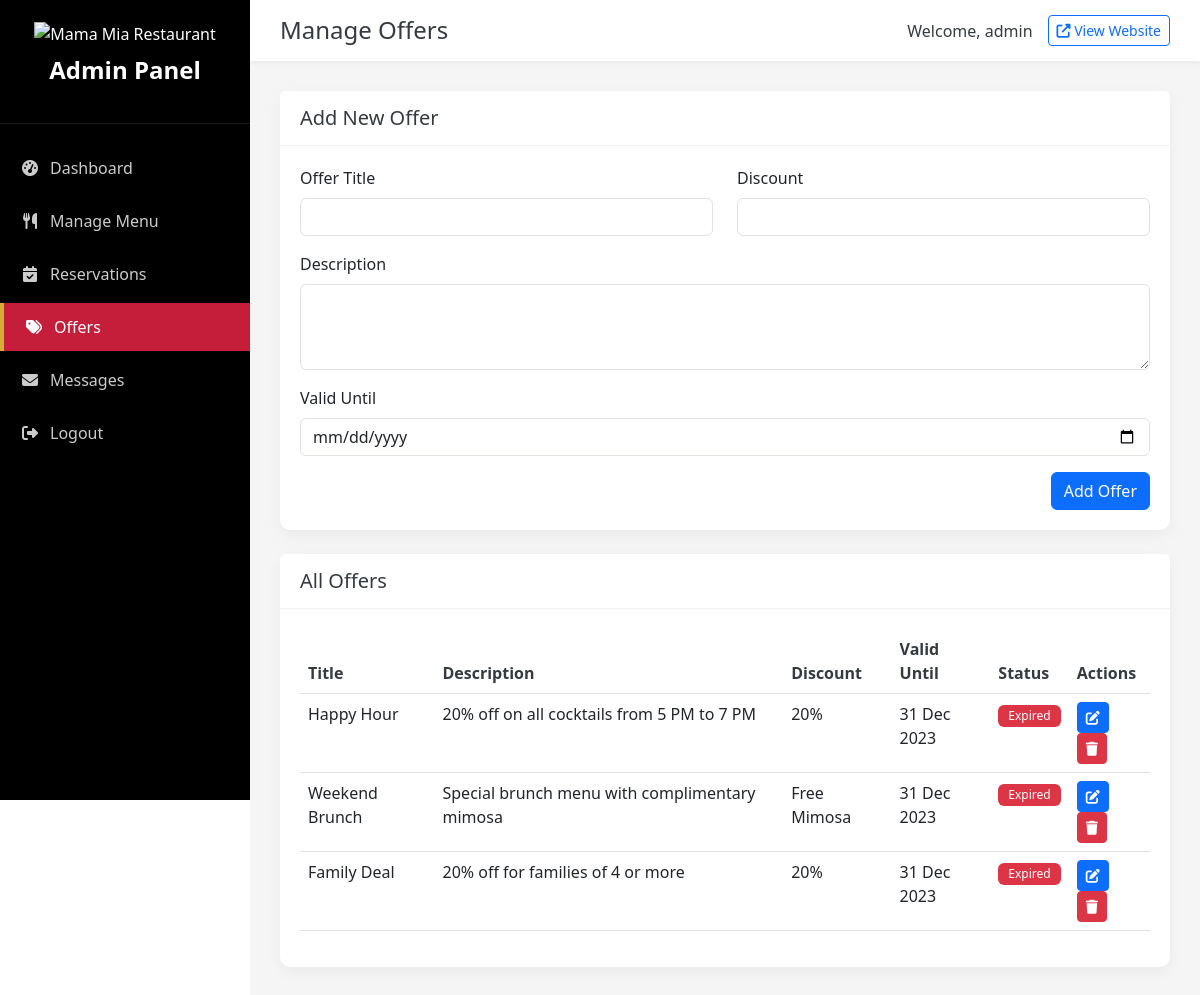
The app's page /admin/manage_offers.php (signed in) with its own data.
### tables this page shows
CREATE TABLE offers (
    id INT(11) AUTO_INCREMENT PRIMARY KEY,
    title VARCHAR(100) NOT NULL,
    description TEXT NOT NULL,
    discount VARCHAR(50) NOT NULL,
    valid_till DATE NOT NULL
);

### admin/manage_offers.php (the view, shortened to what this page needs)
<?php
require_once '../includes/db.php';
$offers_query = "SELECT * FROM offers ORDER BY valid_till DESC";
$offers_result = $conn->query($offers_query);
$edit_offer = null;
?>
<!DOCTYPE html>
<html lang="en">
<head>
    <link href="https://cdn.jsdelivr.net/npm/bootstrap@5.3.0/dist/css/bootstrap.min.css" rel="stylesheet">
    <link rel="stylesheet" href="https://cdnjs.cloudflare.com/ajax/libs/font-awesome/6.4.0/css/all.min.css">
    <link rel="stylesheet" href="../assets/css/admin.css">
</head>
<body>
    <div class="admin-container">
        <div class="admin-sidebar">
            <div class="sidebar-header">
                <img src="../assets/images/logo.png" alt="Mama Mia Restaurant" height="40">
                <h4>Admin Panel</h4>
            </div>
            <ul class="sidebar-menu">
                <li>
                    <a href="dashboard.php">
                        <i class="fas fa-tachometer-alt"></i>
                        <span>Dashboard</span>
                    </a>
                </li>
                <li>
                    <a href="manage_menu.php">
                        <i class="fas fa-utensils"></i>
                        <span>Manage Menu</span>
                    </a>
                </li>
                <li>
                    <a href="manage_reservations.php">
                        <i class="fas fa-calendar-check"></i>
                        <span>Reservations</span>
                    </a>
                </li>
                <li class="active">
                    <a href="manage_offers.php">
                        <i class="fas fa-tags"></i>
                        <span>Offers</span>
                    </a>
                </li>
                <li>
                    <a href="manage_messages.php">
                        <i class="fas fa-envelope"></i>
                        <span>Messages</span>
                    </a>
                </li>
                <li>
                    <a href="logout.php">
                        <i class="fas fa-sign-out-alt"></i>
                        <span>Logout</span>
                    </a>
                </li>
            </ul>
        </div>
        <div class="admin-content">
            <div class="admin-topbar">
                <div class="topbar-left">
                    <h2>Manage Offers</h2>
                </div>
                <div class="topbar-right">
                    <span>Welcome, <?php echo $_SESSION['admin_username']; ?></span>
                    <a href="../index.php" class="btn btn-sm btn-outline-primary" target="_blank">
                        <i class="fas fa-external-link-alt"></i> View Website
                    </a>
                </div>
            </div>
            <div class="offers-content">
                <div class="card mb-4">
                    <div class="card-header">
                        <h5><?php echo $edit_offer ? 'Edit Offer' : 'Add New Offer'; ?></h5>
                    </div>
                    <div class="card-body">
                        <form action="manage_offers.php" method="post">
                            <div class="row">
                                <div class="col-md-6 mb-3">
                                    <label for="title" class="form-label">Offer Title</label>
                                    <input type="text" class="form-control" id="title" name="title" value="<?php echo $edit_offer ? $edit_offer['title'] : ''; ?>" required>
                                </div>
                                <div class="col-md-6 mb-3">
                                    <label for="discount" class="form-label">Discount</label>
                                    <input type="text" class="form-control" id="discount" name="discount" value="<?php echo $edit_offer ? $edit_offer['discount'] : ''; ?>" required>
                                </div>
                            </div>
                            <div class="mb-3">
                                <label for="description" class="form-label">Description</label>
                                <textarea class="form-control" id="description" name="description" rows="3" required><?php echo $edit_offer ? $edit_offer['description'] : ''; ?></textarea>
                            </div>
                            <div class="mb-3">
                                <label for="valid_till" class="form-label">Valid Until</label>
                                <input type="date" class="form-control" id="valid_till" name="valid_till" value="<?php echo $edit_offer ? $edit_offer['valid_till'] : ''; ?>" required>
                            </div>
                            <div class="text-end">
                                <?php if ($edit_offer): ?>
                                    <a href="manage_offers.php" class="btn btn-secondary">Cancel</a>
                                    <button type="submit" name="edit_offer" class="btn btn-primary">Update Offer</button>
                                <?php else: ?>
                                    <button type="submit" name="add_offer" class="btn btn-primary">Add Offer</button>
                                <?php endif; ?>
                            </div>
                        </form>
                    </div>
                </div>
                <div class="card">
                    <div class="card-header">
                        <h5>All Offers</h5>
                    </div>
                    <div class="card-body">
                        <div class="table-responsive">
                            <table class="table table-hover">
                                <thead>
                                    <tr>
                                        <th>Title</th>
                                        <th>Description</th>
                                        <th>Discount</th>
                                        <th>Valid Until</th>
                                        <th>Status</th>
                                        <th>Actions</th>
                                    </tr>
                                </thead>
                                <tbody>
                                    <?php if ($offers_result->num_rows > 0): ?>
                                        <?php while ($row = $offers_result->fetch_assoc()): ?>
                                            <tr>
                                                <td><?php echo $row['title']; ?></td>
                                                <td><?php echo $row['description']; ?></td>
                                                <td><?php echo $row['discount']; ?></td>
                                                <td><?php echo date('d M Y', strtotime($row['valid_till'])); ?></td>
                                                <td>
                                                    <?php
                                                    $today = date('Y-m-d');
                                                    if ($row['valid_till'] >= $today) {
                                                        echo '<span class="badge bg-success">Active</span>';
                                                    } else {
                                                        echo '<span class="badge bg-danger">Expired</span>';
                                                    }
                                                    ?>
                                                </td>
                                                <td>
                                                    <a href="manage_offers.php?edit=<?php echo $row['id']; ?>" class="btn btn-sm btn-primary">
                                                        <i class="fas fa-edit"></i>
                                                    </a>
                                                    <a href="manage_offers.php?delete=<?php echo $row['id']; ?>" class="btn btn-sm btn-danger" onclick="return confirm('Are you sure you want to delete this offer?');">
                                                        <i class="fas fa-trash"></i>
                                                    </a>
                                                </td>
                                            </tr>
                                        <?php endwhile; ?>
                                    <?php else: ?>
                                        <tr>
                                            <td colspan="6" class="text-center">No offers found</td>
                                        </tr>
                                    <?php endif; ?>
                                </tbody>
                            </table>
                        </div>
                    </div>
                </div>
            </div>
        </div>
    </div>
</body>
</html>

### assets/css/admin.css (style rules this page uses)
:root { --primary-color: #c41e3a; --secondary-color: #000000; --accent-color: #d4af37; --light-color: #f8f9fa; --dark-color: #343a40; }
.admin-container { display: flex; min-height: 100vh; }
.admin-sidebar { width: 250px; background-color: var(--secondary-color); color: white; padding: 20px 0; position: fixed; height: 100vh; overflow-y: auto; z-index: 1000; }
.sidebar-header { text-align: center; padding: 0 20px 30px; border-bottom: 1px solid rgba(255, 255, 255, 0.1); }
.sidebar-header h4 { margin-top: 10px; font-weight: 700; }
.sidebar-menu { list-style: none; padding: 0; margin: 20px 0 0; }
.sidebar-menu li { margin-bottom: 5px; }
.sidebar-menu li a { display: flex; align-items: center; color: rgba(255, 255, 255, 0.8); padding: 12px 20px; text-decoration: none; transition: all 0.3s ease; }
.sidebar-menu li.active a { color: white; background-color: var(--primary-color); border-left: 4px solid var(--accent-color); }
.sidebar-menu li a i { margin-right: 10px; width: 20px; text-align: center; }
.admin-content { flex: 1; margin-left: 250px; background-color: #f5f5f5; }
.admin-topbar { background-color: white; padding: 15px 30px; display: flex; justify-content: space-between; align-items: center; box-shadow: 0 2px 5px rgba(0, 0, 0, 0.05); }
.admin-topbar h2 { margin: 0; font-size: 1.5rem; color: var(--dark-color); }
.admin-topbar .topbar-right { display: flex; align-items: center; }
.admin-topbar .topbar-right span { margin-right: 15px; color: var(--dark-color); }
.dashboard-content, .menu-content, .reservations-content, .offers-content, .messages-content { padding: 30px; }
.card { border: none; border-radius: 10px; box-shadow: 0 5px 15px rgba(0, 0, 0, 0.05); margin-bottom: 20px; }
.card-header { background-color: white; border-bottom: 1px solid rgba(0, 0, 0, 0.05); padding: 15px 20px; display: flex; justify-content: space-between; align-items: center; }
.card-header h5 { margin: 0; color: var(--dark-color); }
.card-body { padding: 20px; }
.table th { border-top: none; font-weight: 600; color: var(--dark-color); }
.badge { font-weight: 500; padding: 5px 10px; }

### records on screen
offers: title "Happy Hour", description "20% off on all cocktails from 5 PM to 7 PM", discount "20%", valid_till "31 Dec 2023", shows "Expired"
offers: title "Weekend Brunch", description "Special brunch menu with complimentary mimosa", discount "Free Mimosa", valid_till "31 Dec 2023", shows "Expired"
offers: title "Family Deal", description "20% off for families of 4 or more", discount "20%", valid_till "31 Dec 2023", shows "Expired"

### other values on screen
$_SESSION['admin_username'] "admin"
